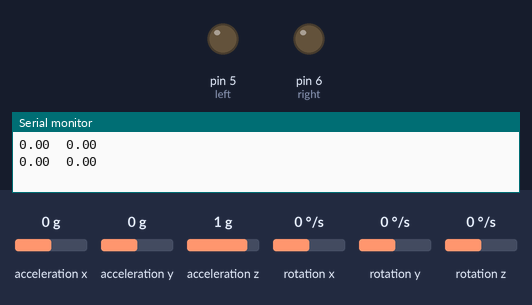
Bench run of a sketch on a simulated Arduino Uno, built with avr-gcc and run on an emulated ATmega328P. Parts: output pins drawn as LEDs (lit = HIGH), the last lines printed to the serial monitor. The test bench sets the inputs (shaded band); at power-on: rotation x 0 °/s, rotation y 0 °/s, rotation z 0 °/s, acceleration x 0 g, acceleration y 0 g, acceleration z 1 g.

Above: at 1.2 s.
1.3 s: rotation x set to -192 °/s
At 1.8 s:
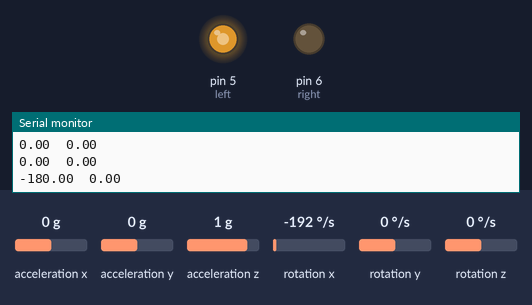
2.9 s: rotation y set to -192 °/s
At 3.6 s:
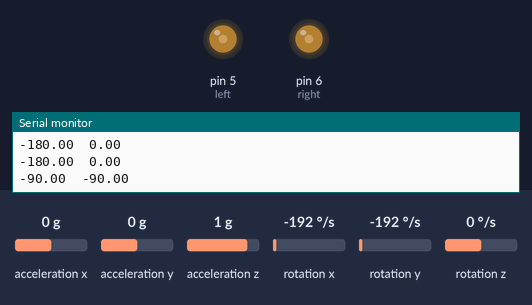
4.8 s: rotation x set to -100 °/s
At 5.5 s:
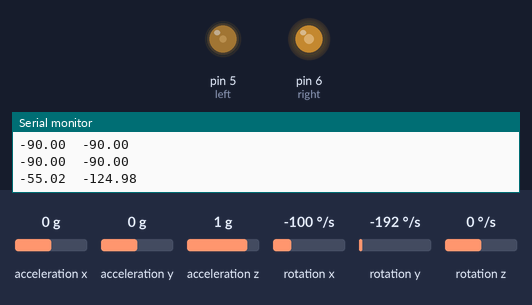
6.7 s: rotation x set to 0 °/s
At 7.4 s:
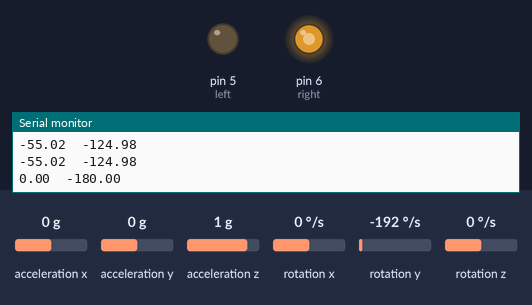
8.6 s: rotation z set to -192 °/s
At 10.2 s:
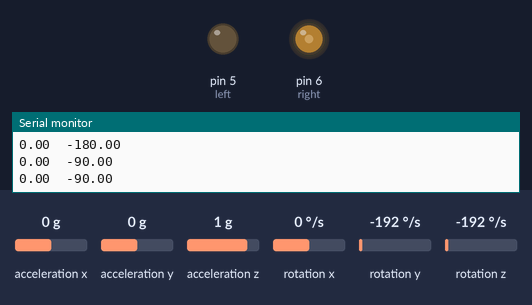
10.5 s: rotation y set to -100 °/s
At 12.4 s:
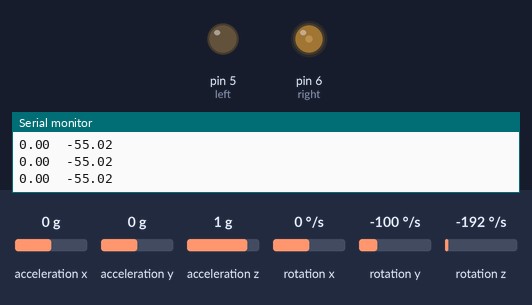
Timing chart, 0 to 13.4 s (numbered marks = the images above; inputs shaded):
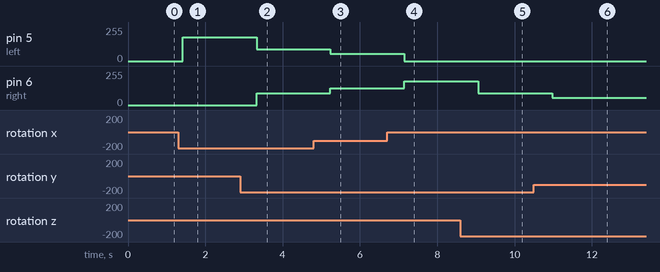

The sketch:

gyro03b.ino
```cpp
/*
 *  Example how use L3GD20H in arduino project
 *
 */

#include <L3G.h>                 // libary from arduino
#include <Wire.h>                // libary from arduino

#define left 5                      // You can control LED by PWM
#define right 6
L3G gyro;

void setup() {
  pinMode(left, OUTPUT);
  pinMode(right, OUTPUT);

  Serial.begin(9600);
  Wire.begin();

  if (!gyro.init()){
    Serial.println("Sprawdz polaczenie!!");
    while (1);
  }
  gyro.enableDefault();

}

const float pi = 3.141592;
const int sample_no = 100;               // no of samples for aproximation
int16_t ax, ay, az;
float x, y, z;
int  sample;
float _angle_x, angle_x, _angle_y, angle_y;
long ax_sum, ay_sum, az_sum;


void loop() {
    gyro.read();
    ax_sum = ax_sum + ((int)gyro.g.x);
    ay_sum = ay_sum + ((int)gyro.g.y);
    az_sum = az_sum + ((int)gyro.g.z);

    sample++;

    if (sample == sample_no)
    {
     // mean values
     x = ax_sum/sample_no;
     y = ay_sum/sample_no;
     z = az_sum/sample_no;

     // Calculate of roll and pitch in deg
     angle_x = atan2(x, sqrt(square(y) + square(z)))/(pi/360);
     angle_y = atan2(y, sqrt(square(x) + square(z)))/(pi/360);

     // Reset values for next aproximation
     sample=0;
     ax_sum = 0;
     ay_sum = 0;
     az_sum = 0;

     Serial.print(angle_x);
     Serial.print("\t");        // \t = tablator
     Serial.println(angle_y);
     analogWrite(left ,abs(angle_x));
     analogWrite(right,abs(angle_y));
     delay(500);
    }
}
```

Measured:
- after the input at 1.3 s, pin 5 (left): 0/255 → 180/255 after 0.11 s
- after the input at 2.9 s, pin 5 (left): 180/255 → 90/255 after 0.42 s; pin 6 (right): 0/255 → 90/255 after 0.42 s
- after the input at 4.8 s, pin 5 (left): 90/255 → 55/255 after 0.44 s; pin 6 (right): 90/255 → 124/255 after 0.44 s
- after the input at 6.7 s, pin 5 (left): 55/255 → 0/255 after 0.45 s; pin 6 (right): 124/255 → 180/255 after 0.45 s
- after the input at 8.6 s, pin 6 (right): 180/255 → 90/255 after 0.46 s
- after the input at 10.5 s, pin 6 (right): 90/255 → 55/255 after 0.47 s
